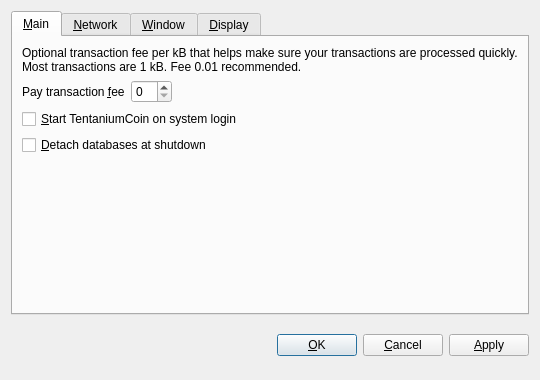
<?xml version="1.0" encoding="UTF-8"?>
<ui version="4.0">
 <class>OptionsDialog</class>
 <widget class="QDialog" name="OptionsDialog">
  <property name="geometry">
   <rect>
    <x>0</x>
    <y>0</y>
    <width>540</width>
    <height>380</height>
   </rect>
  </property>
  <property name="windowTitle">
   <string>Options</string>
  </property>
  <property name="modal">
   <bool>true</bool>
  </property>
  <layout class="QVBoxLayout" name="verticalLayout">
   <item>
    <widget class="QTabWidget" name="tabWidget">
     <property name="tabPosition">
      <enum>QTabWidget::North</enum>
     </property>
     <property name="currentIndex">
      <number>0</number>
     </property>
     <widget class="QWidget" name="tabMain">
      <attribute name="title">
       <string>&amp;Main</string>
      </attribute>
      <layout class="QVBoxLayout" name="verticalLayout_Main">
       <item>
        <widget class="QLabel" name="transactionFeeInfoLabel">
         <property name="text">
          <string>Optional transaction fee per kB that helps make sure your transactions are processed quickly. Most transactions are 1 kB. Fee 0.01 recommended.</string>
         </property>
         <property name="textFormat">
          <enum>Qt::PlainText</enum>
         </property>
         <property name="wordWrap">
          <bool>true</bool>
         </property>
        </widget>
       </item>
       <item>
        <layout class="QHBoxLayout" name="horizontalLayout_Main">
         <item>
          <widget class="QLabel" name="transactionFeeLabel">
           <property name="text">
            <string>Pay transaction &amp;fee</string>
           </property>
           <property name="textFormat">
            <enum>Qt::PlainText</enum>
           </property>
           <property name="buddy">
            <cstring>transactionFee</cstring>
           </property>
          </widget>
         </item>
         <item>
          <widget class="BitcoinAmountField" name="transactionFee"/>
         </item>
         <item>
          <spacer name="horizontalSpacer_Main">
           <property name="orientation">
            <enum>Qt::Horizontal</enum>
           </property>
           <property name="sizeHint" stdset="0">
            <size>
             <width>40</width>
             <height>20</height>
            </size>
           </property>
          </spacer>
         </item>
        </layout>
       </item>
       <item>
        <widget class="QCheckBox" name="bitcoinAtStartup">
         <property name="toolTip">
          <string>Automatically start TentaniumCoin after logging in to the system.</string>
         </property>
         <property name="text">
          <string>&amp;Start TentaniumCoin on system login</string>
         </property>
        </widget>
       </item>
       <item>
        <widget class="QCheckBox" name="detachDatabases">
         <property name="toolTip">
          <string>Detach block and address databases at shutdown. This means they can be moved to another data directory, but it slows down shutdown. The wallet is always detached.</string>
         </property>
         <property name="text">
          <string>&amp;Detach databases at shutdown</string>
         </property>
        </widget>
       </item>
       <item>
        <spacer name="verticalSpacer_Main">
         <property name="orientation">
          <enum>Qt::Vertical</enum>
         </property>
         <property name="sizeHint" stdset="0">
          <size>
           <width>20</width>
           <height>40</height>
          </size>
         </property>
        </spacer>
       </item>
      </layout>
     </widget>
     <widget class="QWidget" name="tabNetwork">
      <attribute name="title">
       <string>&amp;Network</string>
      </attribute>
      <layout class="QVBoxLayout" name="verticalLayout_Network">
       <item>
        <widget class="QCheckBox" name="mapPortUpnp">
         <property name="toolTip">
          <string>Automatically open the TentaniumCoin client port on the router. This only works when your router supports UPnP and it is enabled.</string>
         </property>
         <property name="text">
          <string>Map port using &amp;UPnP</string>
         </property>
        </widget>
       </item>
       <item>
        <widget class="QCheckBox" name="connectSocks">
         <property name="toolTip">
          <string>Connect to the TentaniumCoin network through a SOCKS proxy (e.g. when connecting through Tor).</string>
         </property>
         <property name="text">
          <string>&amp;Connect through SOCKS proxy:</string>
         </property>
        </widget>
       </item>
       <item>
        <layout class="QHBoxLayout" name="horizontalLayout_Network">
         <item>
          <widget class="QLabel" name="proxyIpLabel">
           <property name="text">
            <string>Proxy &amp;IP:</string>
           </property>
           <property name="textFormat">
            <enum>Qt::PlainText</enum>
           </property>
           <property name="buddy">
            <cstring>proxyIp</cstring>
           </property>
          </widget>
         </item>
         <item>
          <widget class="QValidatedLineEdit" name="proxyIp">
           <property name="maximumSize">
            <size>
             <width>140</width>
             <height>16777215</height>
            </size>
           </property>
           <property name="toolTip">
            <string>IP address of the proxy (e.g. 127.0.0.1)</string>
           </property>
          </widget>
         </item>
         <item>
          <widget class="QLabel" name="proxyPortLabel">
           <property name="text">
            <string>&amp;Port:</string>
           </property>
           <property name="textFormat">
            <enum>Qt::PlainText</enum>
           </property>
           <property name="buddy">
            <cstring>proxyPort</cstring>
           </property>
          </widget>
         </item>
         <item>
          <widget class="QLineEdit" name="proxyPort">
           <property name="maximumSize">
            <size>
             <width>55</width>
             <height>16777215</height>
            </size>
           </property>
           <property name="toolTip">
            <string>Port of the proxy (e.g. 9050)</string>
           </property>
          </widget>
         </item>
         <item>
          <widget class="QLabel" name="socksVersionLabel">
           <property name="text">
            <string>SOCKS &amp;Version:</string>
           </property>
           <property name="textFormat">
            <enum>Qt::PlainText</enum>
           </property>
           <property name="buddy">
            <cstring>socksVersion</cstring>
           </property>
          </widget>
         </item>
         <item>
          <widget class="QValueComboBox" name="socksVersion">
           <property name="toolTip">
            <string>SOCKS version of the proxy (e.g. 5)</string>
           </property>
          </widget>
         </item>
         <item>
          <spacer name="horizontalSpacer_Network">
           <property name="orientation">
            <enum>Qt::Horizontal</enum>
           </property>
           <property name="sizeHint" stdset="0">
            <size>
             <width>40</width>
             <height>20</height>
            </size>
           </property>
          </spacer>
         </item>
        </layout>
       </item>
       <item>
        <spacer name="verticalSpacer_Network">
         <property name="orientation">
          <enum>Qt::Vertical</enum>
         </property>
         <property name="sizeHint" stdset="0">
          <size>
           <width>20</width>
           <height>40</height>
          </size>
         </property>
        </spacer>
       </item>
      </layout>
     </widget>
     <widget class="QWidget" name="tabWindow">
      <attribute name="title">
       <string>&amp;Window</string>
      </attribute>
      <layout class="QVBoxLayout" name="verticalLayout_Window">
       <item>
        <widget class="QCheckBox" name="minimizeToTray">
         <property name="toolTip">
          <string>Show only a tray icon after minimizing the window.</string>
         </property>
         <property name="text">
          <string>&amp;Minimize to the tray instead of the taskbar</string>
         </property>
        </widget>
       </item>
       <item>
        <widget class="QCheckBox" name="minimizeOnClose">
         <property name="toolTip">
          <string>Minimize instead of exit the application when the window is closed. When this option is enabled, the application will be closed only after selecting Quit in the menu.</string>
         </property>
         <property name="text">
          <string>M&amp;inimize on close</string>
         </property>
        </widget>
       </item>
       <item>
        <spacer name="verticalSpacer_Window">
         <property name="orientation">
          <enum>Qt::Vertical</enum>
         </property>
         <property name="sizeHint" stdset="0">
          <size>
           <width>20</width>
           <height>40</height>
          </size>
         </property>
        </spacer>
       </item>
      </layout>
     </widget>
     <widget class="QWidget" name="tabDisplay">
      <attribute name="title">
       <string>&amp;Display</string>
      </attribute>
      <layout class="QVBoxLayout" name="verticalLayout_Display">
       <item>
        <layout class="QHBoxLayout" name="horizontalLayout_1_Display">
         <item>
          <widget class="QLabel" name="langLabel">
           <property name="text">
            <string>User Interface &amp;language:</string>
           </property>
           <property name="textFormat">
            <enum>Qt::PlainText</enum>
           </property>
           <property name="buddy">
            <cstring>lang</cstring>
           </property>
          </widget>
         </item>
         <item>
          <widget class="QValueComboBox" name="lang">
           <property name="toolTip">
            <string>The user interface language can be set here. This setting will take effect after restarting TentaniumCoin.</string>
           </property>
          </widget>
         </item>
        </layout>
       </item>
       <item>
        <layout class="QHBoxLayout" name="horizontalLayout_2_Display">
         <item>
          <widget class="QLabel" name="unitLabel">
           <property name="text">
            <string>&amp;Unit to show amounts in:</string>
           </property>
           <property name="textFormat">
            <enum>Qt::PlainText</enum>
           </property>
           <property name="buddy">
            <cstring>unit</cstring>
           </property>
          </widget>
         </item>
         <item>
          <widget class="QValueComboBox" name="unit">
           <property name="toolTip">
            <string>Choose the default subdivision unit to show in the interface and when sending coins.</string>
           </property>
          </widget>
         </item>
        </layout>
       </item>
       <item>
        <widget class="QCheckBox" name="displayAddresses">
         <property name="toolTip">
          <string>Whether to show TentaniumCoin addresses in the transaction list or not.</string>
         </property>
         <property name="text">
          <string>&amp;Display addresses in transaction list</string>
         </property>
        </widget>
       </item>
       <item>
        <widget class="QCheckBox" name="coinControlFeatures">
         <property name="toolTip">
          <string>Whether to show coin control features or not.</string>
         </property>
         <property name="text">
          <string>Display coin &amp;control features (experts only!)</string>
         </property>
        </widget>
       </item>
       <item>
        <spacer name="verticalSpacer_Display">
         <property name="orientation">
          <enum>Qt::Vertical</enum>
         </property>
         <property name="sizeHint" stdset="0">
          <size>
           <width>20</width>
           <height>40</height>
          </size>
         </property>
        </spacer>
       </item>
      </layout>
     </widget>
    </widget>
   </item>
   <item>
    <layout class="QHBoxLayout" name="horizontalLayout_Buttons">
     <item>
      <spacer name="horizontalSpacer_1">
       <property name="orientation">
        <enum>Qt::Horizontal</enum>
       </property>
       <property name="sizeHint" stdset="0">
        <size>
         <width>40</width>
         <height>48</height>
        </size>
       </property>
      </spacer>
     </item>
     <item>
      <widget class="QLabel" name="statusLabel">
       <property name="font">
        <font>
         <weight>75</weight>
         <bold>true</bold>
        </font>
       </property>
       <property name="text">
        <string/>
       </property>
       <property name="textFormat">
        <enum>Qt::PlainText</enum>
       </property>
       <property name="wordWrap">
        <bool>true</bool>
       </property>
      </widget>
     </item>
     <item>
      <spacer name="horizontalSpacer_2">
       <property name="orientation">
        <enum>Qt::Horizontal</enum>
       </property>
       <property name="sizeHint" stdset="0">
        <size>
         <width>40</width>
         <height>48</height>
        </size>
       </property>
      </spacer>
     </item>
     <item>
      <widget class="QPushButton" name="okButton">
       <property name="text">
        <string>&amp;OK</string>
       </property>
      </widget>
     </item>
     <item>
      <widget class="QPushButton" name="cancelButton">
       <property name="text">
        <string>&amp;Cancel</string>
       </property>
       <property name="autoDefault">
        <bool>false</bool>
       </property>
      </widget>
     </item>
     <item>
      <widget class="QPushButton" name="applyButton">
       <property name="text">
        <string>&amp;Apply</string>
       </property>
       <property name="autoDefault">
        <bool>false</bool>
       </property>
      </widget>
     </item>
    </layout>
   </item>
  </layout>
 </widget>
 <customwidgets>
  <customwidget>
   <class>BitcoinAmountField</class>
   <extends>QSpinBox</extends>
   <header>bitcoinamountfield.h</header>
  </customwidget>
  <customwidget>
   <class>QValueComboBox</class>
   <extends>QComboBox</extends>
   <header>qvaluecombobox.h</header>
  </customwidget>
  <customwidget>
   <class>QValidatedLineEdit</class>
   <extends>QLineEdit</extends>
   <header>qvalidatedlineedit.h</header>
  </customwidget>
 </customwidgets>
 <resources/>
 <connections/>
</ui>
